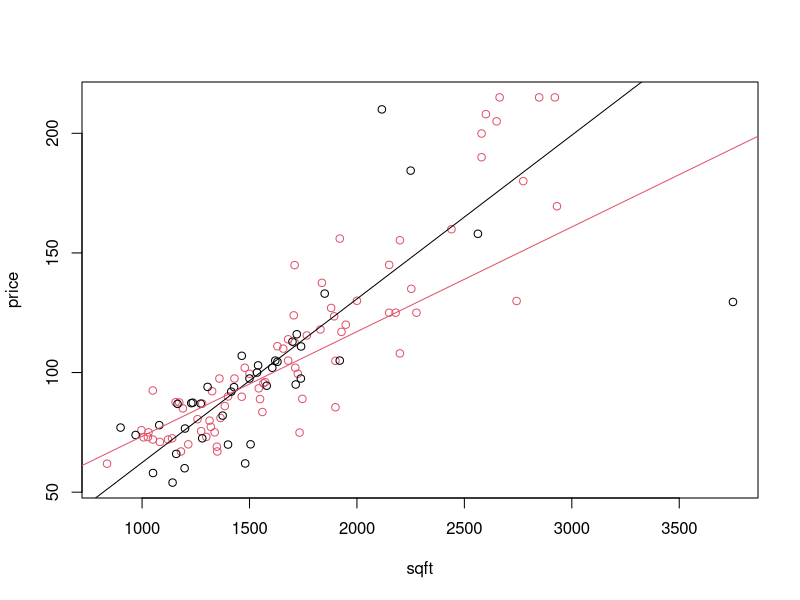
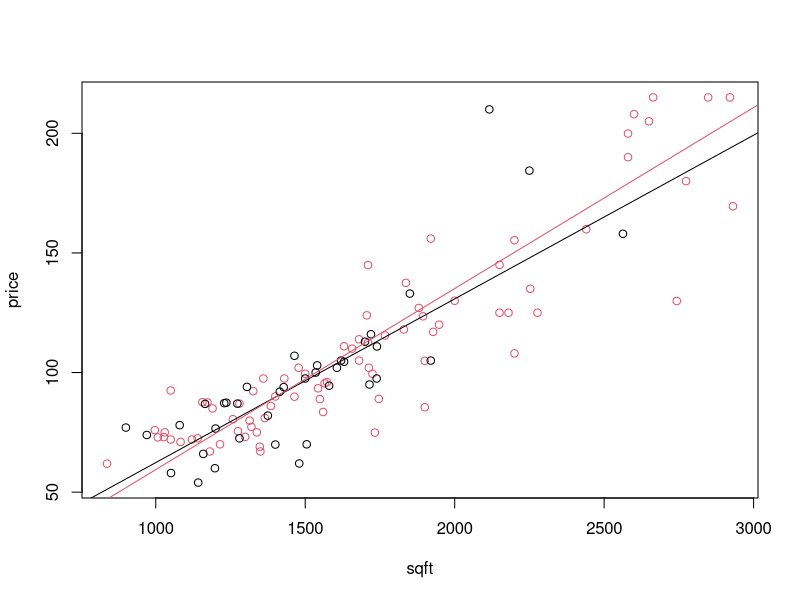
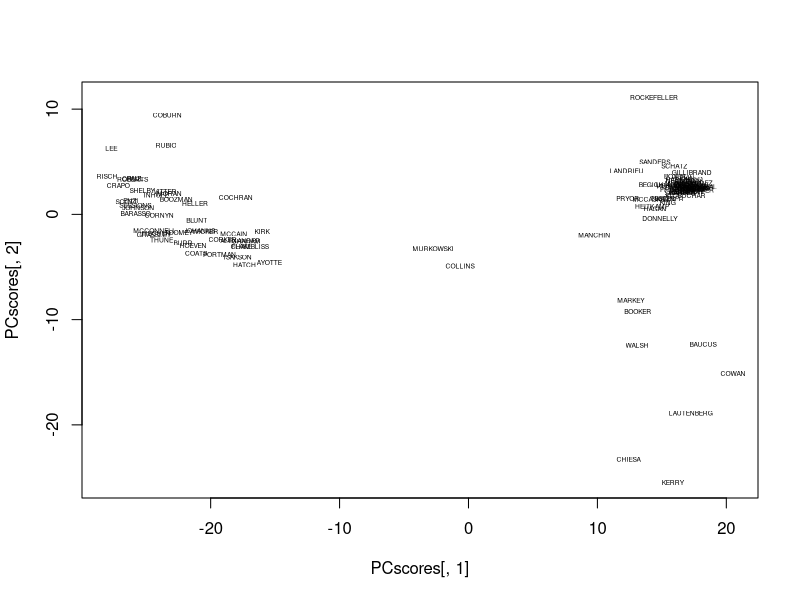
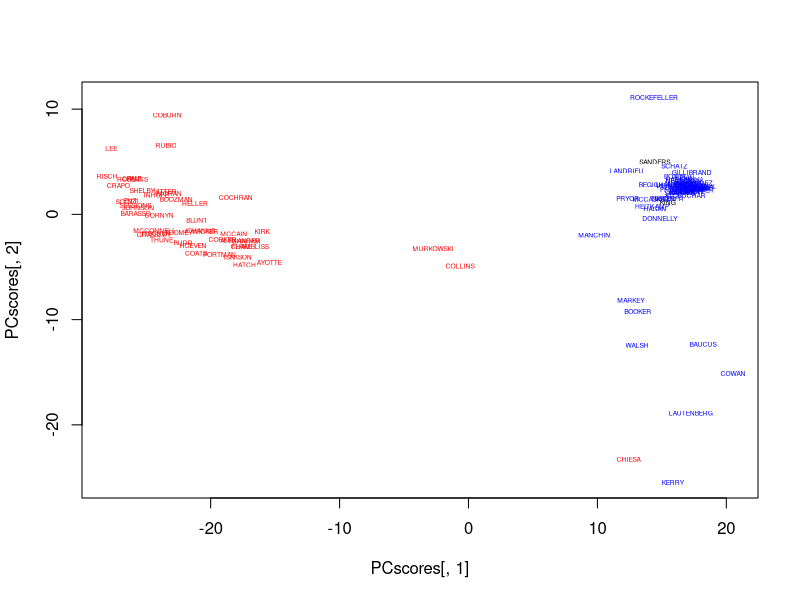
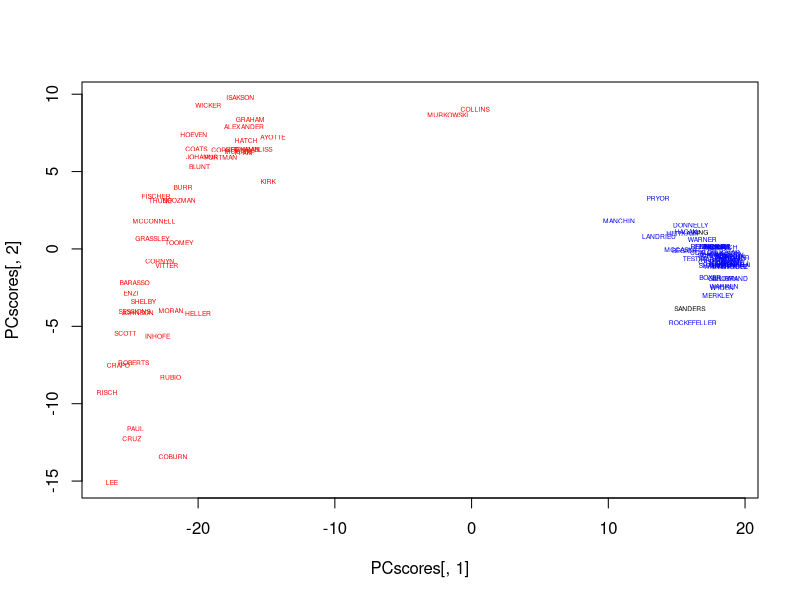

These charts were generated, in order, by the following R code:
## ---- chunk 1
knitr::opts_chunk$set(echo = TRUE)
## ---- chunk 2
homeprices <- read.csv("homeprices.csv")

# define variables
price <- homeprices[,"price"]
sqft <- homeprices[,"sqft"]
NE <- homeprices[,"NE"]

plot(price~sqft, col=NE+1)
#NE are light blue

# Linear model homes in NE and not in NE
fit1 <- abline(lm(price~sqft, subset=(NE==1)), col=1)
fit2 <- abline(lm(price~sqft, subset=(NE==0)), col=2)
## ---- chunk 3
fit3 <- lm(price ~ sqft + NE)
summary(fit3)

## ---- chunk 4
homeprices <- homeprices[-79,]

# re-define variables
price <- homeprices[,"price"]
sqft <- homeprices[,"sqft"]
NE <- homeprices[,"NE"]

plot(price~sqft, col=NE+1)

# Linear model homes in NE and not in NE
fit1 <- abline(lm(price~sqft, subset=(NE==1)), col=1)
fit2 <- abline(lm(price~sqft, subset=(NE==0)), col=2)

fit3 <- lm(price ~ sqft + NE)
summary(fit3)
## ---- chunk 5
congress <- read.csv("senate.csv")

# define variables
name <- congress[,"name"]
state <- congress[,"state"]
party <- congress[,"party"]
votes <- congress[,4:660]
## ---- chunk 6
pca <- prcomp(votes, center=T, scale=T)
PCscores <- pca$x
# set up plot with no points
plot(PCscores[,1], PCscores[,2], type="n")
# plot the names
text(PCscores[,1], PCscores[,2], label=name, cex=.4)
## ---- chunk 7
partycolor <- rep(NA, nrow(congress))
partycolor[party=="D"] <- "blue"
partycolor[party=="R"] <- "red"

pca <- prcomp(votes, center=T, scale=T)
PCscores <- pca$x
# set up plot with no points
plot(PCscores[,1], PCscores[,2], type="n")
# plot the names
text(PCscores[,1], PCscores[,2], label=name, cex=.4, col = partycolor)
## ---- chunk 8
congress <- congress[-c(42,43,44,53,54,63,64,65),]

name <- congress[,"name"]
state <- congress[,"state"]
party <- congress[,"party"]
votes <- congress[,4:660]

partycolor <- rep(NA, nrow(congress))
partycolor[party=="D"] <- "blue"
partycolor[party=="R"] <- "red"
## ---- chunk 9
#Find votes with 0 variance
#sort(apply(congress, 2, sd),
#      decreasing=T)

#Removing votes with 0 variance
congress <- congress[,-c(19,55,73,136,152,168,208,348,354,369,378,531,532,533,575)]

# define variables
name <- congress[,"name"]
state <- congress[,"state"]
party <- congress[,"party"]
votes <- congress[,4:645]

partycolor <- rep(NA, nrow(congress))
partycolor[party=="D"] <- "blue"
partycolor[party=="R"] <- "red"

#Run PCA without 0 variance columns/votes
pca <- prcomp(votes, center=T, scale=T)
PCscores <- pca$x
# set up plot with no points
plot(PCscores[,1], PCscores[,2], type="n")
# plot the names
text(PCscores[,1], PCscores[,2], label=name, cex=.4, col = partycolor)
## ---- chunk 10
summary(pca)
